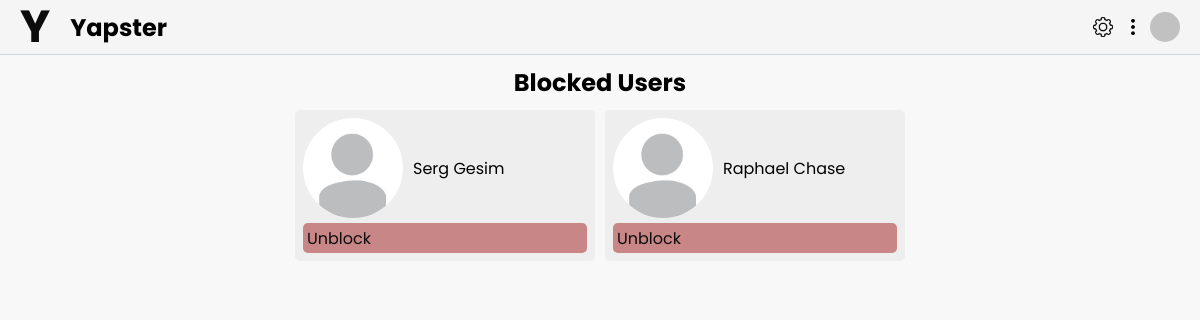
Before: /friend/block_list (signed in) with the older database file.
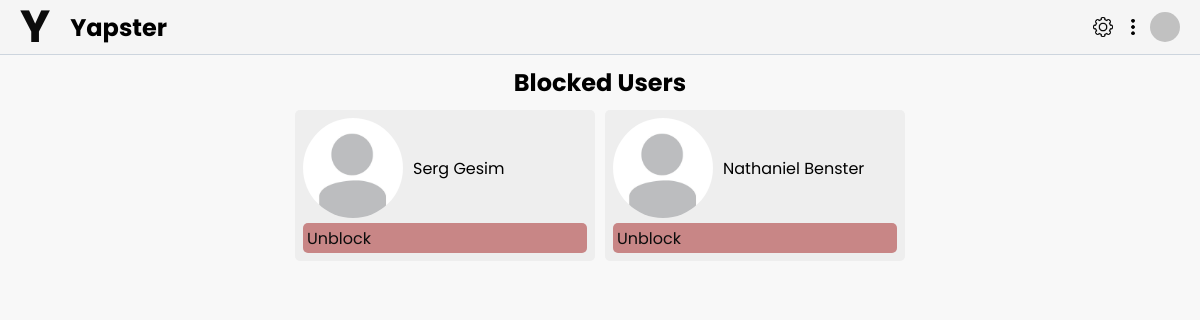
After: the same page with the newer database file.
### user/models.py (models this page shows, shortened)
class YapsterUser(models.Model):
    user = models.OneToOneField(User, on_delete=models.CASCADE, related_name='yapsteruser')
    gender = models.CharField(max_length=10, null=True, blank=True)
    bio = models.TextField(null=True, blank=True)
    profile_image = models.ImageField(upload_to='profile_images/', blank=True, null=True)
    phone_number = models.CharField(max_length=15, null=True, blank=True)
    city = models.CharField(max_length=50, null=True, blank=True)
    state = models.CharField(max_length=50, null=True, blank=True)
    postcode = models.CharField(max_length=10, null=True, blank=True)
    country = models.CharField(max_length=50, null=True, blank=True)
    is_deleted = models.BooleanField(default=False)
    first_name = models.CharField(max_length=30, null=True, blank=True)
    last_name = models.CharField(max_length=30, null=True, blank=True)
    email = models.EmailField(null=True, blank=True)

### friend/views.py (the view)
# urls.py: path('block_list', views.block_list_view, name='block_list'),
def block_list_view(request):
    blocked_list, created = BlockList.objects.get_or_create(user=request.user.yapsteruser)
    return render(request, 'block_list.html', {'blocked_list': blocked_list.blocked_users.all()})

### friend/templates/block_list.html (shortened to what this page needs)
{% load static %}
<!DOCTYPE html>
<html lang="en">
  <head>
    <link rel="stylesheet" href="{% static 'friend/styles.css' %}" />
    <link rel="stylesheet" href="{% static 'yapster/styles.css' %}" />
  </head>
  <body>
    {% include 'html/navbar.html' %}
    <h2 class="title">Blocked Users</h2>
    <div class="users-cont">
      {% for blocked in blocked_list %}
      <div class="user">
        <div class="user-details">
          <img class="user__profile-image" src="{% static 'images/default_profile.jpg' %}" alt="" />
          <p class="user__name">{{ blocked.user.first_name }} {{ blocked.user.last_name }}</p>
        </div>
        <div class="user__actions">
          <a href="{% url 'friend:unblock_user' blocked.user.id %}">Unblock</a>
        </div>
      </div>
      {% empty %}
      <p>No users found.</p>
      {% endfor %}
    </div>
  </body>
</html>

### templates/html/navbar.html (shortened to what this page needs)
{% load static %}
<nav>
  <div id="logo-name-cont">
    <a href="/" class="logo"> <h1>Y</h1></a>
    <h2>Yapster</h2>
  </div>
  <div id="nav-options">
    <div class="option">
      <img src="{% static 'chat/images/settings.png' %}" alt="Gear Icon" />
    </div>
    <div id="dots" class="option">
      <img src="{% static 'chat/images/dots.png' %}" alt="Triple Dots Icon" />
    </div>
    <a href="{% url 'public_profile' %}">
      <div id="nav-profile-pic"></div>
    </a>
  </div>
</nav>

### friend/static/friend/styles.css (style rules this page uses)
html, body { font-family: "Poppins", sans-serif; }
.title { text-align: center; margin: 10px 0; }
.users-cont { max-width: 950px; margin-inline: auto; display: flex; flex-wrap: wrap; gap: 10px; justify-content: center; }
.user { background-color: rgb(238, 238, 238); width: 300px; display: flex; flex-direction: column; padding: 8px; border-radius: 5px; }
.user-details { display: flex; align-items: center; }
.user__profile-image { width: 100px; border-radius: 50px; }
.user__name { margin-left: 10px; }
.user__actions a { display: block; background-color: rgb(200, 134, 134); height: 30px; margin-top: 5px; border-radius: 5px; padding-inline: 4px; display: flex; align-items: center; transition: 0.1s; }

### static/yapster/styles.css (style rules this page uses)
* { padding: 0; margin: 0; box-sizing: border-box; }
html, body { font-family: "Poppins", serif; }
body { background-color: rgb(248, 248, 248); }
a { text-decoration: none; color: rgb(12, 12, 12); }
img { display: block; width: 100%; height: auto; }
.logo { font-size: 30px; margin-right: 20px; }
nav { width: 100%; height: 55px; display: flex; justify-content: space-between; align-items: center; padding: 0 20px; border-bottom: 1px solid #cdd5de; background-color: rgb(245, 245, 245); z-index: 20; }
.option { width: 25px; height: 25px; cursor: pointer; display: flex; align-items: center; justify-content: center; transition: 0.1s ease-in-out; }
.option img { width: 80%; height: auto; }
#logo-name-cont { display: flex; align-items: center; }
#nav-options { display: flex; align-items: center; gap: 5px; }
#nav-profile-pic { background-color: rgb(193, 193, 193); width: 30px; height: 30px; border-radius: 50px; }
#dots { position: relative; z-index: 10; }

Changed rows visible on the page:
removed YapsterUser: user.first_name "Raphael", user.last_name "Chase"
now on this page (row unchanged): YapsterUser: user.first_name "Nathaniel", user.last_name "Benster"
